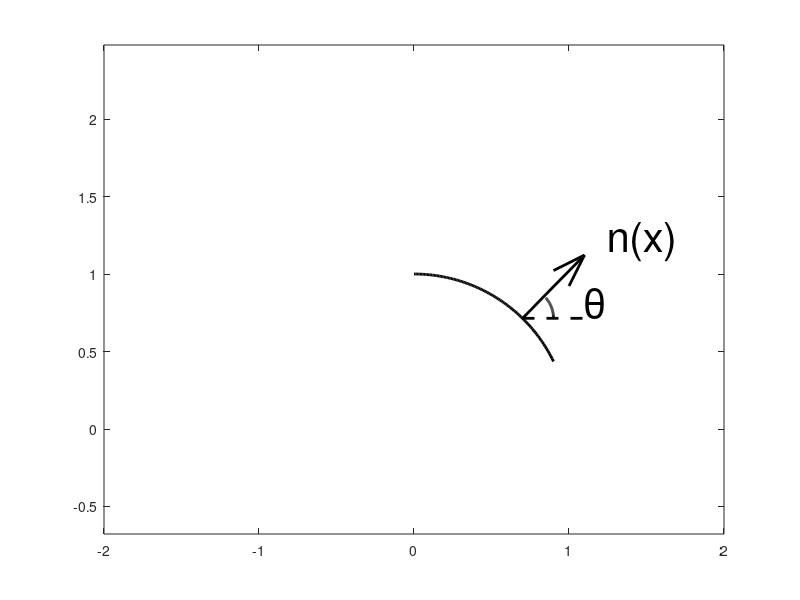

Here is the MATLAB script that generated this plot:
close all
clear all
clc
x=linspace(0,0.9);

f=@(x) sqrt(1-x.^2);
plot(x,f(x) ,'linewidth',2,'color','k')
xlim([-2,2])
xa=0.7;
xb=1.1;
hold on
r=@(x) f(xa)/xa*x;
plot([xa,xb],[f(xa),r(xb)],'linewidth',2,'color','k')
plot([xb,xb-0.2],[r(xb),r(xb)-0.1],'linewidth',2,'color','k')
plot([xb,xb-0.1],[r(xb),r(xb)-0.2],'linewidth',2,'color','k')
plot([xa,xb],[f(xa),f(xa)],'--k','linewidth',2)
text(xa+0.4,f(xa)+0.1,'\theta','FontSize',30)
r=0.2;
fa=@(x) f(xa) + sqrt(r^2-(x-xa).^2);
x=linspace(xa+0.15,xa+0.2);
plot(x,fa(x),'linewidth',2,'color','k')
text(xa+0.55,f(xa)+0.5,'n(x)','FontSize',30)
axis equal